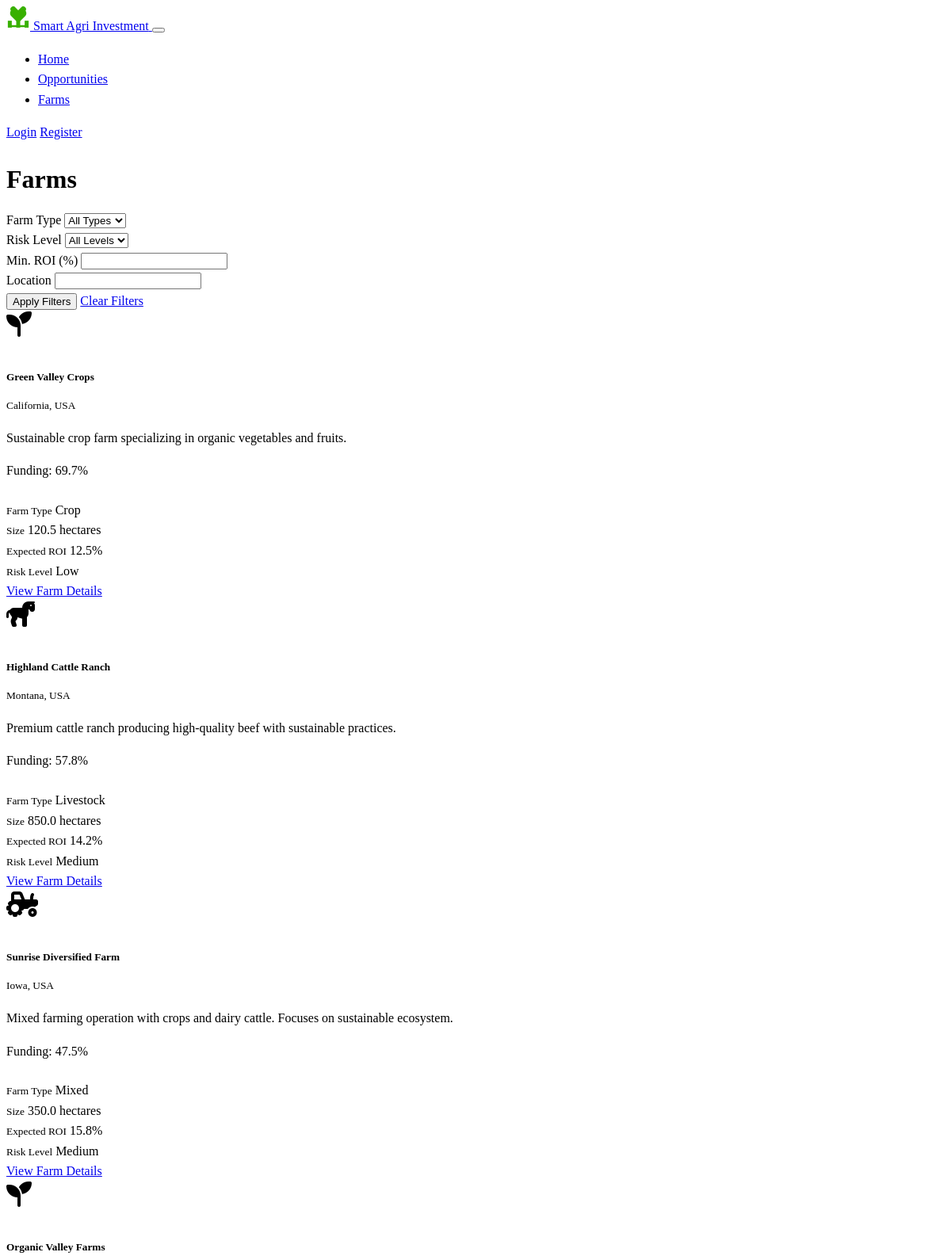
/farms (upper part), run on an earlier commit of the app's database.
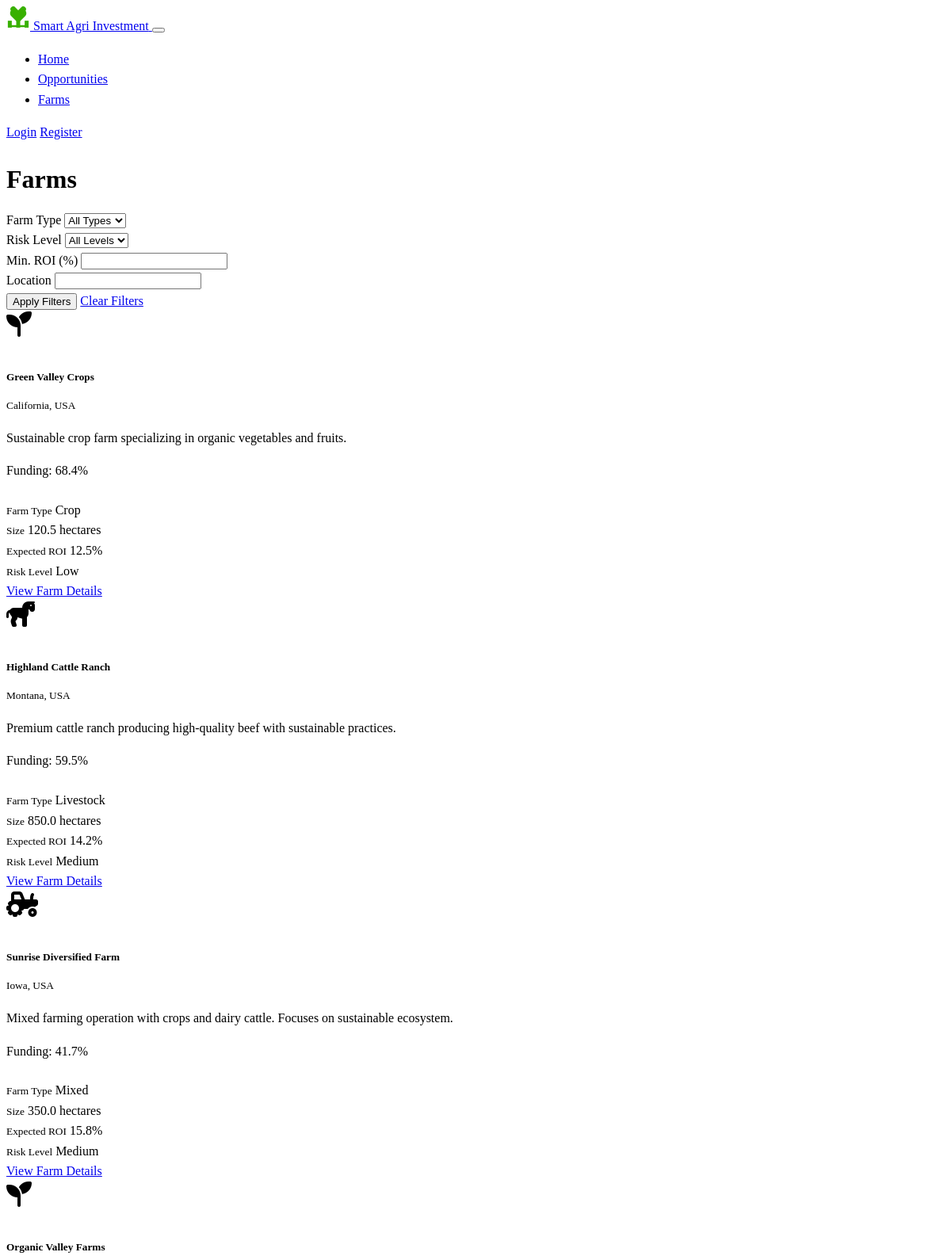
And on a later commit of the database.
### models.py (models this page shows, shortened)
class Farm(db.Model):
    id = db.Column(db.Integer, primary_key=True)
    name = db.Column(db.String(128), nullable=False)
    location = db.Column(db.String(256))
    description = db.Column(db.Text)
    farm_type = db.Column(db.String(64))  # e.g., "Crop", "Livestock", "Mixed"
    size_hectares = db.Column(db.Float)
    established_date = db.Column(db.Date)
    created_at = db.Column(db.DateTime, default=datetime.utcnow)
    total_funding_needed = db.Column(db.Float, default=0.0)
    current_funding = db.Column(db.Float, default=0.0)
    expected_roi = db.Column(db.Float)  # Percentage
    risk_level = db.Column(db.String(20))  # "Low", "Medium", "High"
    yield_history = db.Column(db.Text)  # Stored as JSON string
    owner_id = db.Column(db.Integer, db.ForeignKey('user.id'))
    investment_opportunities = db.relationship('InvestmentOpportunity', backref='farm', lazy='dynamic')
    performance_data = db.relationship('FarmPerformance', backref='farm', lazy='dynamic')
    def funding_percentage(self):
        if self.total_funding_needed == 0:
            return 0
        return (self.current_funding / self.total_funding_needed) * 100

### routes.py (the view)
@app.route('/farms')
def farms():
    all_farms = Farm.query.all()
    return render_template('farms.html', farms=all_farms)

### templates/farms.html (shortened to what this page needs)
{% extends "base.html" %}
{% block content %}
<div class="container py-4">
    <h1 class="mb-4">Farms</h1>
    <div class="card mb-4 border-0">
        <div class="card-body">
            <form method="GET" action="{{ url_for('farms') }}">
                <div class="row g-3">
                    <div class="col-md-3">
                        <label for="farm_type" class="form-label">Farm Type</label>
                        <select class="form-select" id="farm_type" name="farm_type">
                            <option value="">All Types</option>
                        </select>
                    </div>
                    <div class="col-md-3">
                        <label for="risk_level" class="form-label">Risk Level</label>
                        <select class="form-select" id="risk_level" name="risk_level">
                            <option value="">All Levels</option>
                        </select>
                    </div>
                    <div class="col-md-3">
                        <label for="min_roi" class="form-label">Min. ROI (%)</label>
                        <input type="number" class="form-control" id="min_roi" name="min_roi" min="0" step="0.1">
                    </div>
                    <div class="col-md-3">
                        <label for="location" class="form-label">Location</label>
                        <input type="text" class="form-control" id="location" name="location">
                    </div>
                </div>
                <div class="d-flex justify-content-between mt-3">
                    <button type="submit" class="btn btn-success">Apply Filters</button>
                    <a href="{{ url_for('farms') }}" class="btn btn-outline-secondary">Clear Filters</a>
                </div>
            </form>
        </div>
    </div>
    <div class="row g-4">
        {% if farms %}
            {% for farm in farms %}
            <div class="col-md-6 col-lg-4">
                <div class="card h-100 border-0 shadow-sm card-hover">
                    <div class="card-body">
                        <div class="d-flex align-items-center mb-3">
                            <div class="bg-success bg-opacity-25 rounded-circle d-flex align-items-center justify-content-center me-3" style="width: 50px; height: 50px;">
                                {% if farm.farm_type == 'Crop' %}
                                <i class="fas fa-seedling fa-2x text-success"></i>
                                {% elif farm.farm_type == 'Livestock' %}
                                <i class="fas fa-horse fa-2x text-success"></i>
                                {% else %}
                                <i class="fas fa-tractor fa-2x text-success"></i>
                                {% endif %}
                            </div>
                            <div>
                                <h5 class="card-title mb-0">{{ farm.name }}</h5>
                                <small class="text-muted">{{ farm.location }}</small>
                            </div>
                        </div>
                        <p class="card-text">{{ farm.description[:100] }}{% if farm.description|length > 100 %}...{% endif %}</p>
                        <div class="my-3">
                            <p class="mb-1 small">Funding: {{ "%.1f"|format(farm.funding_percentage()) }}%</p>
                            <div class="progress" style="height: 8px;">
                            </div>
                        </div>
                        <div class="row g-2 mb-3">
                            <div class="col-6">
                                <div class="bg-dark-subtle p-2 rounded">
                                    <small class="text-muted d-block">Farm Type</small>
                                    <span>{{ farm.farm_type }}</span>
                                </div>
                            </div>
                            <div class="col-6">
                                <div class="bg-dark-subtle p-2 rounded">
                                    <small class="text-muted d-block">Size</small>
                                    <span>{{ farm.size_hectares }} hectares</span>
                                </div>
                            </div>
                            <div class="col-6">
                                <div class="bg-dark-subtle p-2 rounded">
                                    <small class="text-muted d-block">Expected ROI</small>
                                    <span class="text-success">{{ farm.expected_roi }}%</span>
                                </div>
                            </div>
                            <div class="col-6">
                                <div class="bg-dark-subtle p-2 rounded">
                                    <small class="text-muted d-block">Risk Level</small>
                                    <span class="{{ 'text-success' if farm.risk_level == 'Low' else 'text-warning' if farm.risk_level == 'Medium' else 'text-danger' }}">{{ farm.risk_level }}</span>
                                </div>
                            </div>
                        </div>
                        <div class="d-grid">
                            <a href="{{ url_for('farm_detail', farm_id=farm.id) }}" class="btn btn-outline-success">View Farm Details</a>
                        </div>
                    </div>
                </div>
            </div>
            {% endfor %}
        {% else %}
            <div class="col-12">
                <div class="alert alert-info">
                    <p class="mb-0">No farms match your search criteria. Please try different filters or check back later.</p>
                </div>
            </div>
        {% endif %}
    </div>
</div>
{% endblock %}

### templates/base.html (shortened to what this page needs)
<!DOCTYPE html>
<html lang="en" data-bs-theme="dark">
<head>
    <link href="https://cdn.replit.com/agent/bootstrap-agent-dark-theme.min.css" rel="stylesheet">
    <link rel="stylesheet" href="https://cdnjs.cloudflare.com/ajax/libs/font-awesome/6.4.0/css/all.min.css">
    <link rel="stylesheet" href="{{ url_for('static', filename='css/custom.css') }}">
</head>
<body>
    <nav class="navbar navbar-expand-lg navbar-dark bg-dark">
        <div class="container">
            <a class="navbar-brand d-flex align-items-center" href="{{ url_for('index') }}">
                <span>Smart Agri Investment</span>
            </a>
            <button class="navbar-toggler" type="button" data-bs-toggle="collapse" data-bs-target="#navbarNav" aria-controls="navbarNav" aria-expanded="false" aria-label="Toggle navigation">
            </button>
            <div class="collapse navbar-collapse" id="navbarNav">
                <ul class="navbar-nav me-auto">
                    <li class="nav-item">
                        <a class="nav-link" href="{{ url_for('index') }}">Home</a>
                    </li>
                    <li class="nav-item">
                        <a class="nav-link" href="{{ url_for('investment_opportunities') }}">Opportunities</a>
                    </li>
                    <li class="nav-item">
                        <a class="nav-link" href="{{ url_for('farms') }}">Farms</a>
                    </li>
                </ul>
                <div class="d-flex">
                    {% if current_user.is_authenticated %}
                    <div class="dropdown">
                        <button class="btn btn-outline-light dropdown-toggle" type="button" id="userDropdown" data-bs-toggle="dropdown" aria-expanded="false">
                            <i class="fas fa-user-circle me-1"></i> {{ current_user.username }}
                        </button>
                        <ul class="dropdown-menu dropdown-menu-end" aria-labelledby="userDropdown">
                            <li><a class="dropdown-item" href="{{ url_for('investor_dashboard') }}">Dashboard</a></li>
                            <li><hr class="dropdown-divider"></li>
                            <li><a class="dropdown-item" href="{{ url_for('logout') }}">Logout</a></li>
                        </ul>
                    </div>
                    {% else %}
                    <a href="{{ url_for('login') }}" class="btn btn-outline-light me-2">Login</a>
                    <a href="{{ url_for('register') }}" class="btn btn-success">Register</a>
                    {% endif %}
                </div>
            </div>
        </div>
    </nav>
    <main class="flex-shrink-0">
        {% block content %}{% endblock %}
    </main>
</body>
</html>

### static/css/custom.css (style rules this page uses)
:root { --agri-green: #38b000; --agri-green-light: rgba(56, 176, 0, 0.1); --agri-green-medium: rgba(56, 176, 0, 0.5); }
body { line-height: 1.6; }
h1, h2, h3, h4, h5, h6 { margin-bottom: 0.75rem; font-weight: 600; }
.card { transition: transform 0.2s ease, box-shadow 0.2s ease; overflow: hidden; }
.progress { overflow: visible; }

What changed in the data, as far as the page shows it:
changed Farm "Sustainable crop farm specializing in organic vegetables and fruits.": funding_percentage "69.7" → "68.4"
changed Farm "Premium cattle ranch producing high-quality beef with sustainable practices.": funding_percentage "57.8" → "59.5"
changed Farm "Mixed": funding_percentage "47.5" → "41.7"
